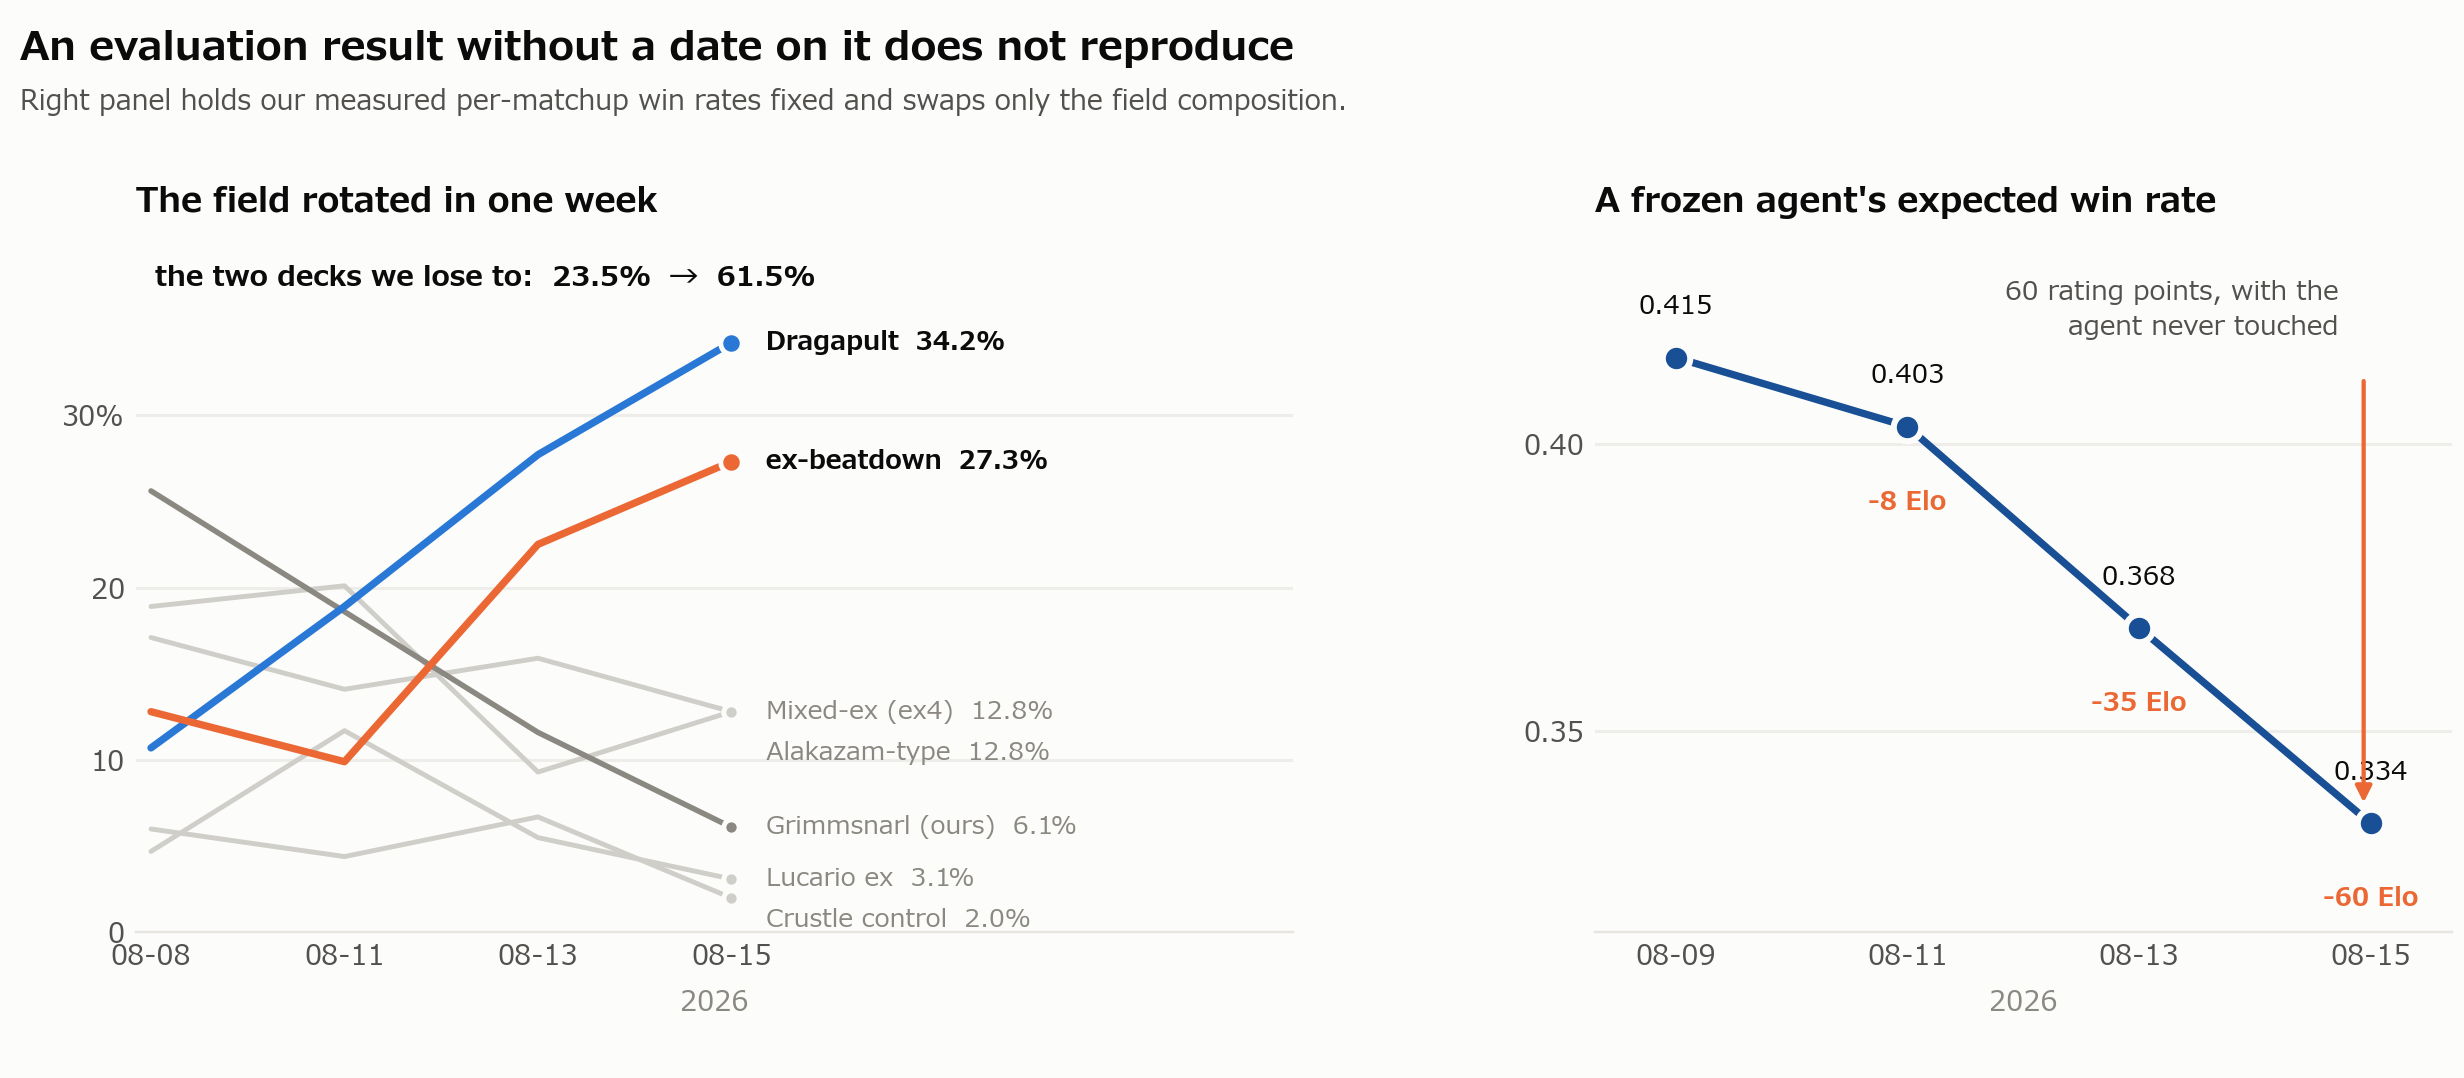

Write the Python code that produced this figure.
"""Figure 3 -- the field rotates under a frozen agent, and it costs 60 rating points.

Two panels, one axis each (never a second y-scale). Left: share of the field by
archetype, emphasis form -- the two decks we lose to are in colour, everything else
recedes to gray. Right: our own measured matchup win rates applied to each day's
composition, with the agent held completely fixed.
"""
import os, sys
import matplotlib
matplotlib.use("Agg")
sys.path.insert(0, os.path.dirname(os.path.abspath(__file__)))
from jpfont import use_jp
use_jp()
import matplotlib.pyplot as plt

SURFACE = "#fcfcfb"
INK, INK2, MUTED, FAINT = "#0b0b0b", "#52514e", "#8a8880", "#cfcec8"
DRG, EBD, OURS = "#2a78d6", "#eb6834", "#184f95"

DAYS = ["08-08", "08-11", "08-13", "08-15"]
X = list(range(4))
SHARE = {
    "Dragapult":            ([10.7, 18.9, 27.7, 34.2], DRG,   2.4),
    "ex-beatdown":          ([12.8,  9.9, 22.5, 27.3], EBD,   2.4),
    "Mixed-ex (ex4)":       ([18.9, 20.1,  9.3, 12.8], FAINT, 1.6),
    "Alakazam-type":        ([17.1, 14.1, 15.9, 12.8], FAINT, 1.6),
    "Grimmsnarl (ours)":    ([25.6, 18.6, 11.6,  6.1], MUTED, 1.8),
    "Lucario ex":           ([ 4.7, 11.7,  5.5,  3.1], FAINT, 1.6),
    "Crustle control":      ([ 6.0,  4.4,  6.7,  2.0], FAINT, 1.6),
}
WR_DAYS = ["08-09", "08-11", "08-13", "08-15"]
WR = [0.415, 0.403, 0.368, 0.334]
ELO = [0, -8, -35, -60]

fig, (axL, axR) = plt.subplots(1, 2, figsize=(11.2, 4.9), dpi=220,
                               gridspec_kw={"width_ratios": [1.35, 1]})
fig.patch.set_facecolor(SURFACE)

# ------------------------------------------------------------------ left panel
axL.set_facecolor(SURFACE)
for y in (10, 20, 30):
    axL.axhline(y, color="#eeede9", lw=1, zorder=0)
# de-collide the right-hand labels: keep >= 2.4 units of vertical space
order = sorted(SHARE.items(), key=lambda kv: -kv[1][0][-1])
ypos, last = {}, None
for name, (vals, col, lw) in order:
    y = vals[-1] if last is None else min(vals[-1], last - 2.4)
    ypos[name] = y
    last = y
for name, (vals, col, lw) in SHARE.items():
    z = 3 if col in (DRG, EBD) else 2
    axL.plot(X, vals, "-", color=col, lw=lw, zorder=z, solid_capstyle="round")
    axL.plot([X[-1]], [vals[-1]], "o", ms=7 if z == 3 else 5, color=col, zorder=z,
             markeredgecolor=SURFACE, markeredgewidth=1.6)
    bold = z == 3
    axL.text(3.09, ypos[name], f"  {name}  {vals[-1]:.1f}%", va="center", fontsize=8.3,
             color=INK if bold else MUTED, fontweight="bold" if bold else "normal")

axL.text(0.02, 37.5, "the two decks we lose to:  23.5%  →  61.5%",
         fontsize=9.2, color=INK, fontweight="bold")
axL.set_xticks(X); axL.set_xticklabels(DAYS, fontsize=9, color=INK2)
axL.set_xlim(-0.08, 5.9); axL.set_ylim(0, 40)
axL.set_yticks([0, 10, 20, 30])
axL.set_yticklabels(["0", "10", "20", "30%"], fontsize=9, color=INK2)
axL.set_xlabel("2026", fontsize=9, color=MUTED, labelpad=6)
axL.set_title("The field rotated in one week", fontsize=11, color=INK,
              fontweight="bold", loc="left", pad=10)

# ----------------------------------------------------------------- right panel
axR.set_facecolor(SURFACE)
for y in (0.35, 0.40):
    axR.axhline(y, color="#eeede9", lw=1, zorder=0)
axR.plot(X, WR, "-o", color=OURS, lw=2.4, ms=9, zorder=3,
         markeredgecolor=SURFACE, markeredgewidth=2)
for x, (w, e) in enumerate(zip(WR, ELO)):
    axR.text(x, w + 0.0075, f"{w:.3f}", ha="center", fontsize=8.6, color=INK)
    if e:
        axR.text(x, w - 0.011, f"{e} Elo", ha="center", va="top", fontsize=8.3,
                 color=EBD, fontweight="bold")
axR.annotate("", xy=(2.97, 0.336), xytext=(2.97, 0.4125),
             arrowprops=dict(arrowstyle="-|>", color=EBD, lw=1.4,
                             mutation_scale=11, shrinkA=3, shrinkB=3))
axR.text(2.86, 0.4285, "60 rating points, with the\nagent never touched",
         ha="right", va="top", fontsize=8.8, color=INK2, linespacing=1.5)

axR.set_xticks(X); axR.set_xticklabels(WR_DAYS, fontsize=9, color=INK2)
axR.set_xlim(-0.35, 3.35); axR.set_ylim(0.315, 0.435)
axR.set_yticks([0.35, 0.40])
axR.set_yticklabels(["0.35", "0.40"], fontsize=9, color=INK2)
axR.set_xlabel("2026", fontsize=9, color=MUTED, labelpad=6)
axR.set_title("A frozen agent's expected win rate", fontsize=11, color=INK,
              fontweight="bold", loc="left", pad=10)

for ax in (axL, axR):
    for s in ("top", "right", "left"):
        ax.spines[s].set_visible(False)
    ax.spines["bottom"].set_color("#e6e5e0")
    ax.tick_params(length=0)

fig.suptitle("An evaluation result without a date on it does not reproduce",
             x=0.008, y=0.972, ha="left", fontsize=13, color=INK, fontweight="bold")
fig.text(0.008, 0.898,
         "Right panel holds our measured per-matchup win rates fixed and swaps only "
         "the field composition.",
         ha="left", fontsize=9, color=INK2)
fig.subplots_adjust(left=0.055, right=0.995, top=0.775, bottom=0.135, wspace=0.30)
out = __file__.replace(".py", ".png")
fig.savefig(out, facecolor=SURFACE)
print("wrote", out)
